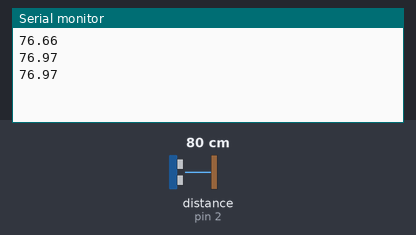
This sketch was run on a simulated Arduino Uno, built with avr-gcc and run on an emulated ATmega328P. On the bench: the last lines printed to the serial monitor. Wiring (inferred from the names in the program): ultrasonic range finder: trigger pin 4; echo pin 2. The test bench sets the inputs (shaded band); at power-on: distance to the obstacle (sensor on pin 2) 80 cm. The echo pulse lasts 58.3 µs per cm.

Above: at 1.3 s.
1.4 s: distance to the obstacle (sensor on pin 2) set to 2 cm
At 1.9 s:
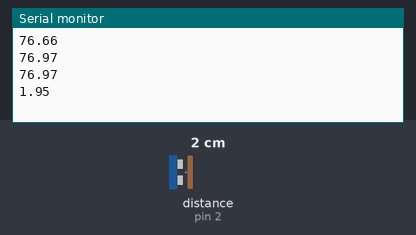
2.9 s: distance to the obstacle (sensor on pin 2) set to 4 cm
At 3.4 s:
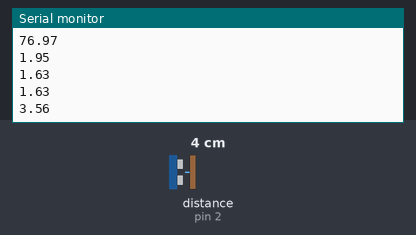
Timing chart, 0 to 5.9 s (numbered marks = the images above; inputs shaded):
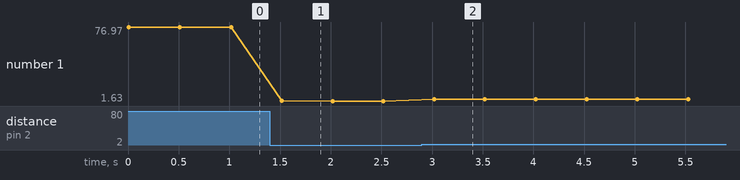

Measured:
- after the input at 1.4 s, the serial monitor: prints a new line after 0.12 s (image 1)
- after the input at 2.9 s, the serial monitor: prints a new line after 0.12 s (image 2)
- plotted number 1: 76.97 → 1.63 after the input at 1.4 s, 1.63 → 3.56 after the input at 2.9 s

The sketch:

Tugas_8-Project_1.ino
```cpp
#define triger 4 //mendefinisikan trigger pada pin 4
#define echo 2 //mendeklarasikan echo pada pin 2
void setup() {
 Serial.begin(115200); //memulai serial
 pinMode (triger, OUTPUT); //trigger sebagai output
 pinMode (echo, INPUT); //echo sebagai input
}
void loop() {
 digitalWrite (triger, HIGH); //mengirim suara
 delayMicroseconds(10); //selama 10 mikro detik
 digitalWrite (triger, LOW); //berhenti mengirim suara
 float jarak = pulseIn(echo, HIGH); //membaca data dan di masukkan ke variabel jarak
 jarak=jarak/1000000; //konversi mikro detik ke detik
 jarak=jarak*330/2; //data mentah di ubah ke dalam meter
 jarak=jarak*100; //mengubah data ke dalam centi meter
 Serial.println(jarak); //menampilkan nilai jarak pada serial
 delay(500); //delay 500ms
}
```
